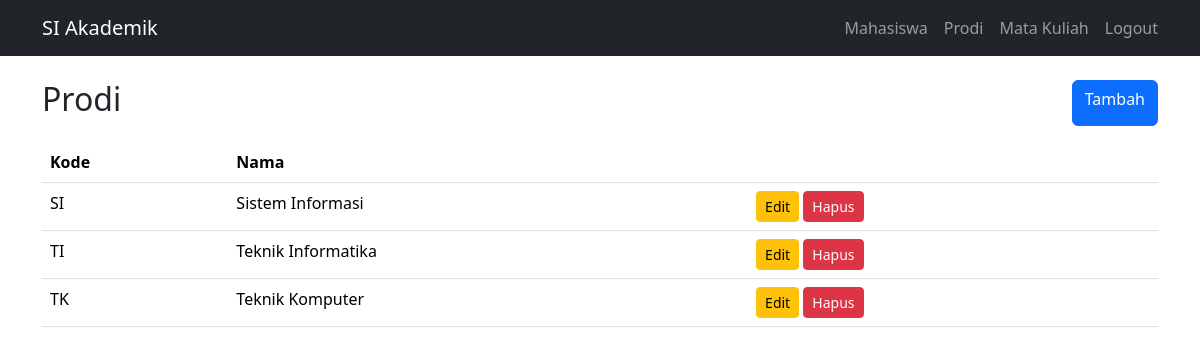
The page /prodi (signed in) on the database its author committed.
### tables this page shows
CREATE TABLE IF NOT EXISTS prodi (
    id INT AUTO_INCREMENT PRIMARY KEY,
    kode VARCHAR(10) NOT NULL UNIQUE,
    nama VARCHAR(100) NOT NULL,
    created_at TIMESTAMP DEFAULT CURRENT_TIMESTAMP,
    updated_at TIMESTAMP DEFAULT CURRENT_TIMESTAMP ON UPDATE CURRENT_TIMESTAMP
);

### app/Core/Controller.php (called while the page is built, shortened)
<?php
class Controller
{
    protected function url(string $path = '/'): string
    {
        $base = str_replace('\\', '/', dirname($_SERVER['SCRIPT_NAME']));
        return rtrim($base, '/') . '/' . ltrim($path, '/');
    }
}

### app/Models/ProdiRepository.php (called while the page is built, shortened)
<?php
class ProdiRepository
{
    public function all(): array { return $this->pdo->query('SELECT * FROM prodi ORDER BY kode')->fetchAll(); }
}

### app/Controllers/ProdiController.php (the view, shortened to what this page needs)
<?php
class ProdiController extends Controller
{ public function __construct(private ProdiRepository $repo) {}
  public function index():void{echo '<div class="d-flex justify-content-between mb-3"><h2>Prodi</h2><a class="btn btn-primary" href="'.$this->url('/prodi/create').'">Tambah</a></div><table class="table"><tr><th>Kode</th><th>Nama</th><th></th></tr>';foreach($this->repo->all() as $d){$id=(int)$d['id'];echo '<tr><td>'.htmlspecialchars($d['kode']).'</td><td>'.htmlspecialchars($d['nama']).'</td><td><a class="btn btn-sm btn-warning" href="'.$this->url('/prodi/edit?id='.$id).'">Edit</a> <form class="d-inline" method="post" action="'.$this->url('/prodi/delete?id='.$id).'" onsubmit="return confirm(\'Hapus data ini?\')"><button class="btn btn-sm btn-danger">Hapus</button></form></td></tr>';}echo '</table>';}
  }

### rows shown on the page
prodi: kode "SI", nama "Sistem Informasi"
prodi: kode "TI", nama "Teknik Informatika"
prodi: kode "TK", nama "Teknik Komputer"
